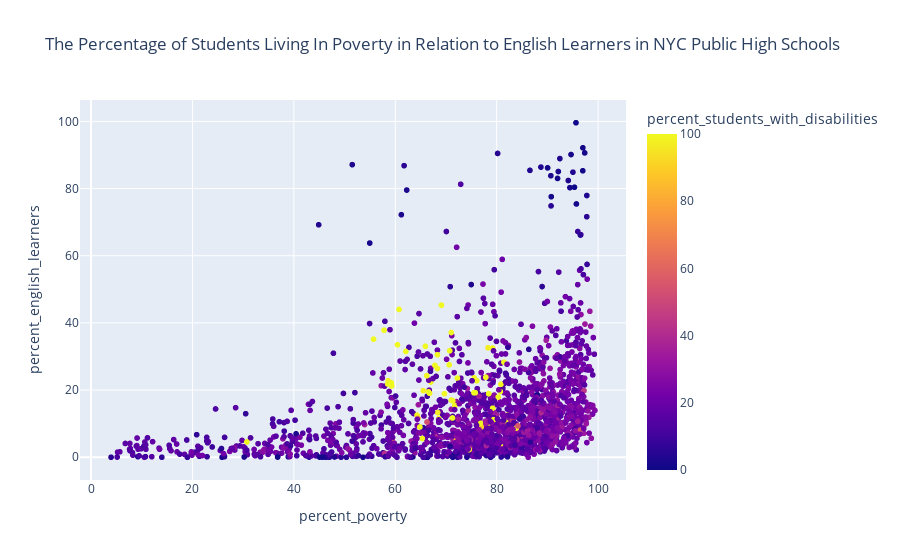

The notebook cell this image was saved under:
### Markdown cell above
#### Task 2E: Create a scatter plot to see whether a relationship might exist between the percentage of low-income students in a school and the percentage of English learners in a school.

The percentage of students who fall below the poverty line should be on the horizontal axis, and the percentage of English learners should be on the vertical axis.

### Code cell
# Create a scatter plot of percent_english_learners vs percent_poverty
px.scatter(nyc, x = 'percent_poverty', y = 'percent_english_learners', title = 'The Percentage of Students Living In Poverty in Relation to English Learners in NYC Public High Schools', color  = 'percent_students_with_disabilities')

### Figure 1 — Plotly figure (JSON) as saved in the notebook; plotly's stock layout.template omitted (floating-point values rounded to 4 significant figures; data arrays with more than 128 entries replaced by an {"elided": "..."} marker saying what was removed)
{"data": [{"hovertemplate": "percent_poverty=%{x}<br>percent_english_learners=%{y}<br>percent_students_with_disabilities=%{marker.color}<extra></extra>", "legendgroup": "", "marker": {"color": {"elided": "1834 float values"}, "coloraxis": "coloraxis", "symbol": "circle"}, "mode": "markers", "name": "", "showlegend": false, "type": "scattergl", "x": {"elided": "1834 float values"}, "xaxis": "x", "y": {"elided": "1834 float values"}, "yaxis": "y"}], "layout": {"autosize": true, "coloraxis": {"colorbar": {"title": {"text": "percent_students_with_disabilities"}}, "colorscale": [[0, "#0d0887"], [0.1111, "#46039f"], [0.2222, "#7201a8"], [0.3333, "#9c179e"], [0.4444, "#bd3786"], [0.5556, "#d8576b"], [0.6667, "#ed7953"], [0.7778, "#fb9f3a"], [0.8889, "#fdca26"], [1, "#f0f921"]]}, "legend": {"tracegroupgap": 0}, "title": {"text": "The Percentage of Students Living In Poverty in Relation to English Learners in NYC Public High Schools"}, "xaxis": {"anchor": "y", "autorange": true, "domain": [0, 1], "range": [-2.315, 105.6], "title": {"text": "percent_poverty"}, "type": "linear"}, "yaxis": {"anchor": "x", "autorange": true, "domain": [0, 1], "range": [-8.219, 107.8], "title": {"text": "percent_english_learners"}, "type": "linear"}}}
